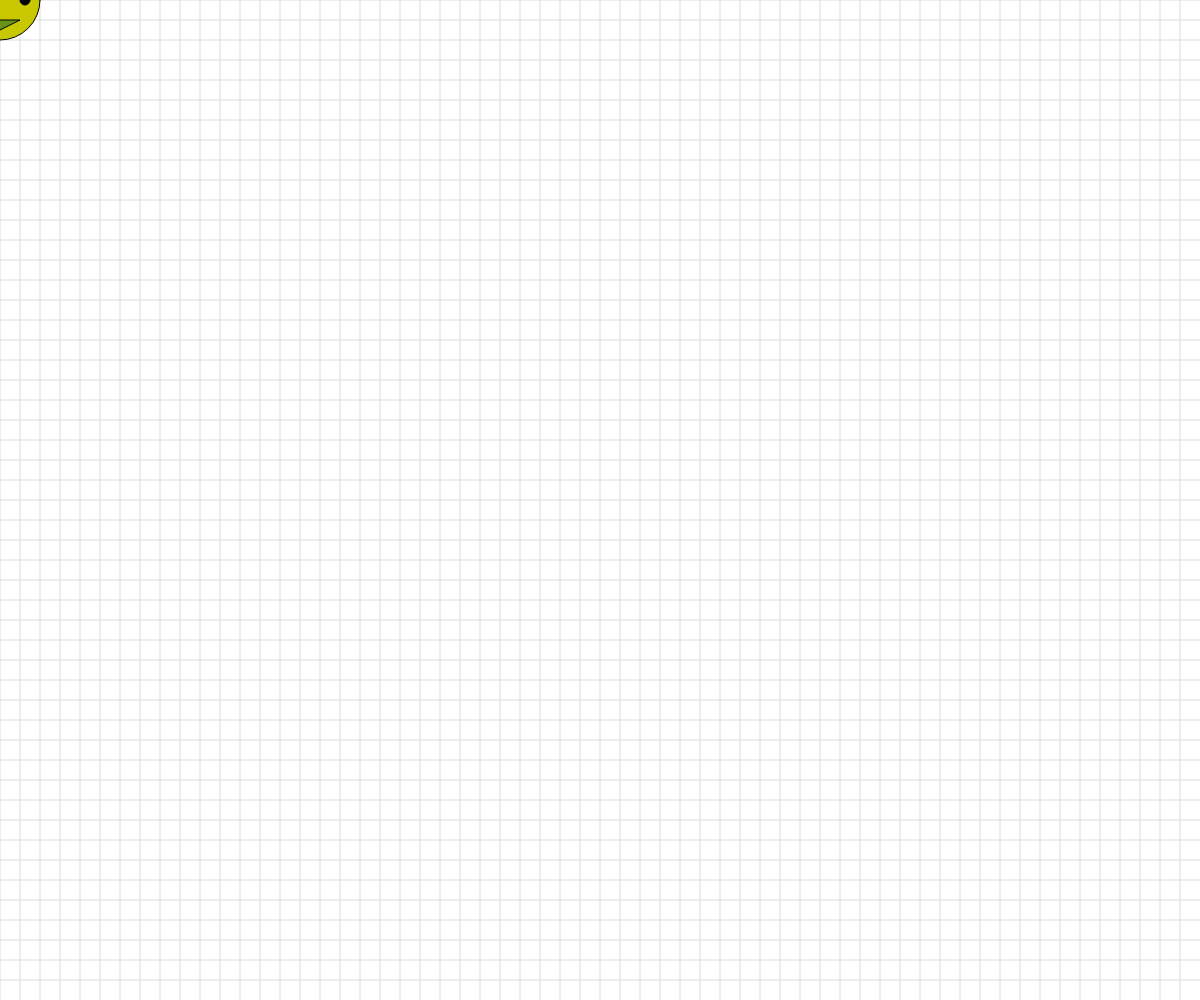
Frame 1 (no input)
Frame 60 (no input): identical to frame 1, image omitted
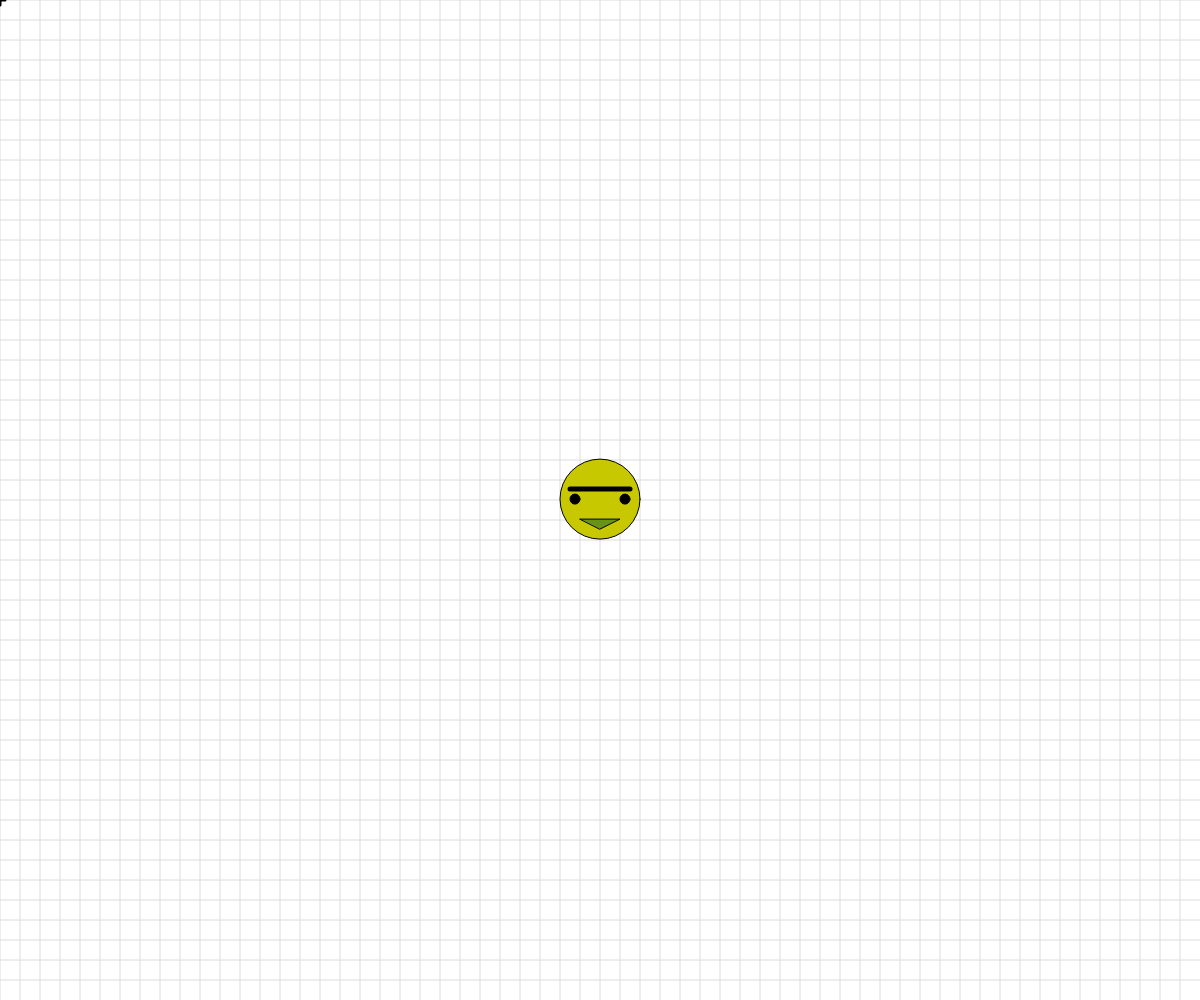
Frame 120 (the mouse pressed at the canvas centre since frame 60)

The p5.js sketch that drew these frames (run headless with seeded random() and noise() and a simulated clock; from frame 60 on, the mouse is pressed at the canvas centre):

// p5.js sketch
// ── sketch.js

// Basic Transformations Sandbox


let originalSpacing = 20;
let x=0 , y= 0 , angle=0 ,sFactor=1;


function setup() {
  createCanvas(windowWidth, windowHeight);
}

function draw() {
  background(255);
  drawBasicGrid(220);

  //transformation one: TRANSLATION
  // push();
  // translate(200,40);
  // rectangleRed(0,0);
  // pop();

  // rectangleBlue(0,0);


  //add push()  pop()




  //transformation two: SCALE
  // rectangleRed(40,0);
  // let scaleAmount = map(mouseX,0,width,0.3,6);
  // translate(40*scaleAmount);
  // scale(scaleAmount);
  // drawBasicGrid(150);
  // rectangleBlue(0,0);


  //transformation three: ROTATION
  //reminder: rotations are measured in radians, not degrees! Functions can help with the conversion...
  // rectMode(CENTER);
  // translate(width/2,height/2);
  // rotate(radians(frameCount));
  // drawBasicGrid(150);
  // rectangleBlue(0,0);


  //Combinations of Transformations
  x = lerp(x,mouseX,0.4);
  y = lerp(y,mouseY,0.1);


  push();
  translate(x,y);
  scale(sFactor);
  rotate(radians(angle));
  face(0,0);

  pop();


}
function mouseWheel(event){
// print(event.delta);
// negative = scrolling up 
// position = scrolling down 

  if(event.delta>0){
    sFactor = sFactor - 0.1;
    sFactor = constrain(sFactor,0.2,3);

  }
  else if(event.delta < 0){
    sFactor += 0.1;
  }

}



function keyPressed(){
  if(keyCode ===LEFT_ARROW){
    angle -= 5;
  }
  else if (keyCode === RIGHT_ARROW){
    angle +=5;
  }
}


function face(x, y) {
  //draw a face at x,y
  push();
  translate(x, y);
  ellipseMode(CENTER);
  fill(200, 200, 0);
  stroke(0);
  ellipse(0, 0, 80, 80);
  fill(90, 140, 30, 220);
  triangle(-20, 20, 20, 20, 0, 30);
  fill(0);
  ellipse(-25, 0, 10, 10);
  ellipse(25, 0, 10, 10);
  strokeWeight(5);
  line(-30, -10, 30, -10);
  strokeWeight(1);
  pop();

}

function rectangleRed(x, y) {
  //draw a red rectangle at x,y (sized 50 pixels square) - to visualize what happens to the coordinate system
  //when different basic transformations are applied.
  noStroke();
  fill(255, 0, 0, 150);
  rect(x, y, 50, 50);

}

function rectangleBlue(x, y) {
  //draw a red rectangle at x,y (sized 50 pixels square) - to visualize what happens to the coordinate system
  //when different basic transformations are applied.
  noStroke();
  fill(0, 0, 255, 150);
  rect(x, y, 50, 50);

}

function drawBasicGrid(shade) {
  //draw the normal cartesian Coordinate Grid, in a light color. Spaced at 20 px by default
  stroke(shade);
  for (let x = 0; x < width; x += originalSpacing) {
    line(x, 0, x, height);
  }
  for (let y = 0; y < height; y += originalSpacing) {
    line(0, y, width, y);
  }

  //Draw "X" at the origin
  strokeWeight(3);
  stroke(0);
  line(-5, 0, 5, 0);
  line(0, 5, 0, -5);
  strokeWeight(1);
}
